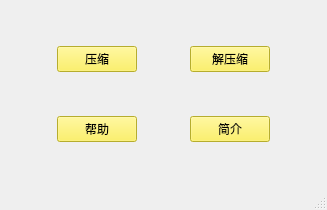
<?xml version="1.0" encoding="UTF-8"?>
<ui version="4.0">
 <class>MainWindow</class>
 <widget class="QMainWindow" name="MainWindow">
  <property name="geometry">
   <rect>
    <x>0</x>
    <y>0</y>
    <width>327</width>
    <height>210</height>
   </rect>
  </property>
  <property name="windowTitle">
   <string>主页</string>
  </property>
  <property name="accessibleName">
   <string/>
  </property>
  <property name="styleSheet">
   <string notr="true"/>
  </property>
  <widget class="QWidget" name="centralwidget">
   <layout class="QGridLayout" name="gridLayout_2">
    <item row="0" column="0">
     <layout class="QGridLayout" name="gridLayout">
      <item row="1" column="1">
       <widget class="QPushButton" name="compressbtn">
        <property name="styleSheet">
         <string notr="true">background-color: rgb(255, 242, 64);</string>
        </property>
        <property name="text">
         <string>压缩</string>
        </property>
        <property name="autoDefault">
         <bool>false</bool>
        </property>
       </widget>
      </item>
      <item row="2" column="1">
       <spacer name="verticalSpacer_2">
        <property name="orientation">
         <enum>Qt::Vertical</enum>
        </property>
        <property name="sizeHint" stdset="0">
         <size>
          <width>20</width>
          <height>40</height>
         </size>
        </property>
       </spacer>
      </item>
      <item row="1" column="0">
       <spacer name="horizontalSpacer">
        <property name="orientation">
         <enum>Qt::Horizontal</enum>
        </property>
        <property name="sizeHint" stdset="0">
         <size>
          <width>40</width>
          <height>20</height>
         </size>
        </property>
       </spacer>
      </item>
      <item row="4" column="1">
       <spacer name="verticalSpacer_3">
        <property name="orientation">
         <enum>Qt::Vertical</enum>
        </property>
        <property name="sizeHint" stdset="0">
         <size>
          <width>20</width>
          <height>40</height>
         </size>
        </property>
       </spacer>
      </item>
      <item row="1" column="4">
       <spacer name="horizontalSpacer_2">
        <property name="orientation">
         <enum>Qt::Horizontal</enum>
        </property>
        <property name="sizeHint" stdset="0">
         <size>
          <width>40</width>
          <height>20</height>
         </size>
        </property>
       </spacer>
      </item>
      <item row="0" column="1">
       <spacer name="verticalSpacer">
        <property name="orientation">
         <enum>Qt::Vertical</enum>
        </property>
        <property name="sizeHint" stdset="0">
         <size>
          <width>20</width>
          <height>40</height>
         </size>
        </property>
       </spacer>
      </item>
      <item row="3" column="1">
       <widget class="QPushButton" name="helpbtn">
        <property name="styleSheet">
         <string notr="true">background-color: rgb(255, 242, 64);</string>
        </property>
        <property name="text">
         <string>帮助</string>
        </property>
       </widget>
      </item>
      <item row="3" column="3">
       <widget class="QPushButton" name="introducebtn">
        <property name="styleSheet">
         <string notr="true">background-color: rgb(255, 242, 64);</string>
        </property>
        <property name="text">
         <string>简介</string>
        </property>
       </widget>
      </item>
      <item row="1" column="3">
       <widget class="QPushButton" name="uncompressbtn">
        <property name="styleSheet">
         <string notr="true">background-color: rgb(255, 242, 64);</string>
        </property>
        <property name="text">
         <string>解压缩</string>
        </property>
       </widget>
      </item>
      <item row="1" column="2">
       <spacer name="horizontalSpacer_3">
        <property name="orientation">
         <enum>Qt::Horizontal</enum>
        </property>
        <property name="sizeHint" stdset="0">
         <size>
          <width>40</width>
          <height>20</height>
         </size>
        </property>
       </spacer>
      </item>
     </layout>
    </item>
   </layout>
  </widget>
  <widget class="QMenuBar" name="menubar">
   <property name="geometry">
    <rect>
     <x>0</x>
     <y>0</y>
     <width>327</width>
     <height>21</height>
    </rect>
   </property>
  </widget>
  <widget class="QStatusBar" name="statusbar"/>
 </widget>
 <resources/>
 <connections/>
</ui>
